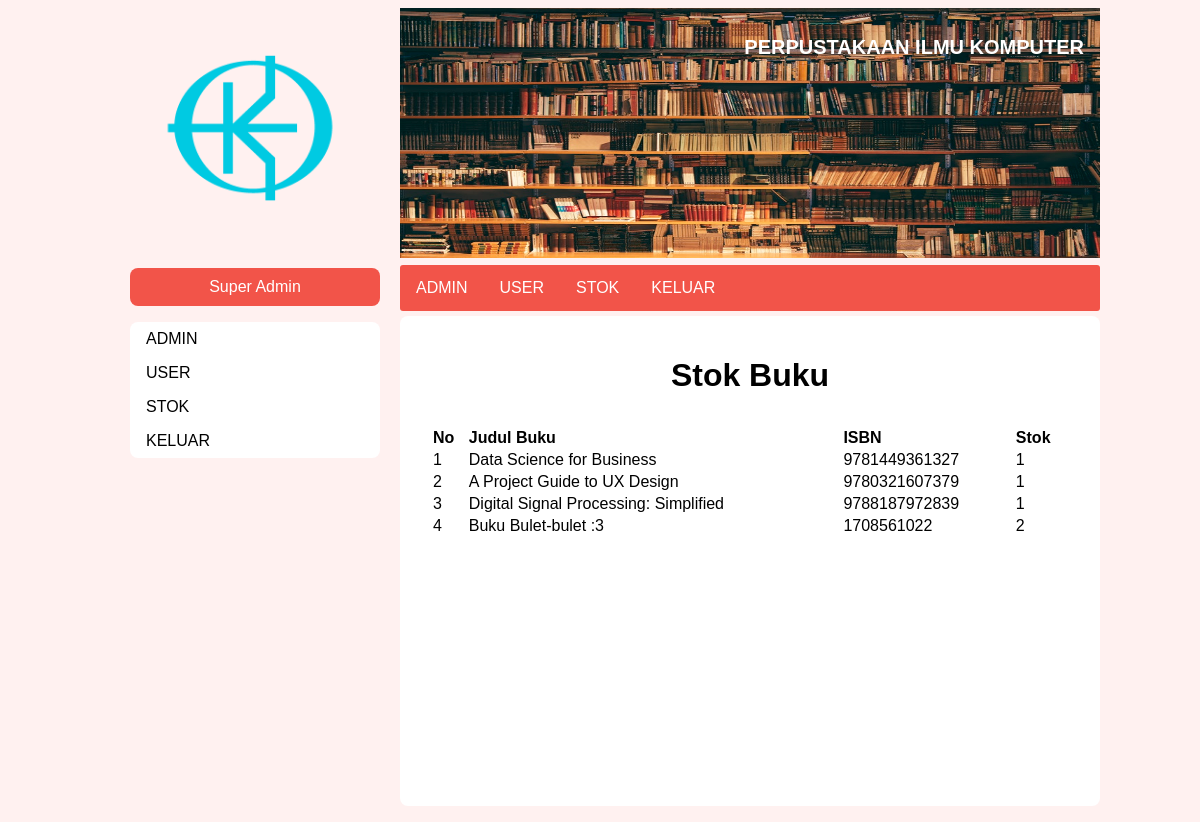
/stok.php (signed in), run on the app's committed database.
### tables this page shows
CREATE TABLE `buku` (
  `id_buku` int(11) NOT NULL,
  `judul` varchar(100) NOT NULL,
  `tahun` int(11) NOT NULL,
  `penulis` varchar(100) NOT NULL,
  `ISBN` varchar(13) NOT NULL,
  `pic` varchar(100) NOT NULL,
  `kategori` varchar(32) NOT NULL,
  `rak` int(11) NOT NULL,
  `stok` int(11) NOT NULL
);

### db-con.php (called while the page is built, shortened)
<?php
class database{
	var $host = "localhost:3306";
	var $username = "root";
	var $password = "";
	var $database = "perpustakaan";
	function __construct(){
		$this->koneksi = mysqli_connect($this->host, $this->username, $this->password,$this->database);
	}
}
?>

### stok.php (the view, shortened to what this page needs)
<!DOCTYPE html>
<html lang="en">
<head>
    <?php include "style.php"; ?>
    <link rel="stylesheet" href="css/kontak.css">
</head>
<?php
$query = "SELECT * FROM buku;"
?>
<body>
    <div id="main-content">
        <?php include 'header-sidebar.php';?>
        <div id="isi">
                <h1 style="text-align: center;">Stok Buku</h1>
                <table style="text-align: left;padding:10px;width:100%;">
                    <tr>
                        <th>No</th>
                        <th>Judul Buku</th>
                        <th>ISBN</th>
                        <th>Stok</th>
                    </tr>
                    <?php
                    $count = 1;
                    include_once("db-con.php");
                    $database = new database();
                    $result = mysqli_query($database->koneksi,$query);
                    while($pj = mysqli_fetch_assoc($result)){
                        echo "<tr>
                                <td>$count</td>
                                <td>".$pj['judul']."</td>
                                <td>".$pj['ISBN']."</td>
                                <td>".$pj['stok']."</td>
                            </tr>";
                            $count++;
                    }
                    ?>
                </table>
        </div>
    </div>
</body>
</html>

### style.php (shortened to what this page needs)
<?php
if(!isset($_SESSION['role']))
{
    echo  "<link rel=\"stylesheet\" href=\"css/user.css\">";
}
else
    if($_SESSION['role'] == "suadmin")
        echo  "<link rel=\"stylesheet\" href=\"css/admin.css\">";
    else
        echo  "<link rel=\"stylesheet\" href=\"css/user.css\">";
?>

### header-sidebar.php (shortened to what this page needs)
<div id="atas">
    <img src="gambar/perpustakaan.jpg" alt="" style="height: 250px; width: 700px;">
    <p style="color: white; font-weight: bolder;">PERPUSTAKAAN ILMU KOMPUTER</p>
</div>
<div id="sidebar">
    <img src="gambar/himakom.png" alt="" style="height: auto; width: 240px;">
    <div class="populer">
        <p><?php
        if(isset($_SESSION['is_login'])){
            if($_SESSION['role']=="user")
                echo $_SESSION['nama'];
            elseif($_SESSION['role']=="admin")
                echo $_SESSION['nama'];
            elseif($_SESSION['role']=="suadmin")
                echo "Super Admin";
        }
        else{
            echo "Selamat Datang!";
        }
        ?></p>
    </div>
    <ul>
    <?php
        if(isset($_SESSION['is_login'])){
            if($_SESSION['role'] == "user"){
                echo "<li><a href=\"index.php\">HOME</a></li>
                <li><a href=\"galeri.php\">GALERI</a></li>
                <li><a href=\"tentang.php\">TENTANG</a></li>
                <li><a href=\"kontak.php\">PROFIL</a></li>
                <li><a href=\"peminjaman-user.php\">AKTIVITAS</a></li>
                <li><a href=\"logout.php\">KELUAR</a></li>";
            }
            elseif($_SESSION['role'] == "admin"){
                echo "<li><a href=\"book-management.php\">MANAJEMEN BUKU</a></li>
                <li><a href=\"category.php\">KATEGORI</a></li>
                <li><a href=\"peminjaman-admin.php\">PEMINJAMAN</a></li>
                <li><a href=\"logout.php\">KELUAR</a></li>";
            }
            elseif($_SESSION['role'] == "suadmin"){
                echo "<li><a href=\"admin.php\">ADMIN</a></li>
                <li><a href=\"user.php\">USER</a></li>
                <li><a href=\"stok.php\">STOK</a></li>
                <li><a href=\"logout.php\">KELUAR</a></li>";
            }
        }
        ?>
    </ul>
</div>
<div id="menu">
    <ul>
    <?php
        if(isset($_SESSION['is_login'])){
            if($_SESSION['role'] == "user"){
                echo "<li><a href=\"index.php\">HOME</a></li>
                <li><a href=\"galeri.php\">GALERI</a></li>
                <li><a href=\"tentang.php\">TENTANG</a></li>
                <li><a href=\"kontak.php\">PROFIL</a></li>
                <li><a href=\"peminjaman-user.php\">AKTIVITAS</a></li>
                <li><a href=\"logout.php\">KELUAR</a></li>";
            }
            elseif($_SESSION['role'] == "admin"){
                echo "<li><a href=\"book-management.php\">MANAJEMEN BUKU</a></li>
                <li><a href=\"category.php\">KATEGORI</a></li>
                <li><a href=\"peminjaman-admin.php\">PEMINJAMAN</a></li>
                <li><a href=\"logout.php\">KELUAR</a></li>";
            }
            elseif($_SESSION['role'] == "suadmin"){
                echo "<li><a href=\"admin.php\">ADMIN</a></li>
                <li><a href=\"user.php\">USER</a></li>
                <li><a href=\"stok.php\">STOK</a></li>
                <li><a href=\"logout.php\">KELUAR</a></li>";
            }
        }
        ?>
    </ul>
</div>

### css/admin.css (style rules this page uses)
body { background-color: #fff1f0; }
#menu ul { background-color: #f25449; }
.populer { background-color: #f25449; }

### css/kontak.css (style rules this page uses)
* { font-family: sans-serif; }
#main-content { margin: 0 auto; width: 1000px; height: auto; }
#atas { width: 700px; height: 250px; float: right; position: relative; }
#atas p { position: absolute; color: white; font-size: 20px; top: 8px; right: 16px; }
#sidebar { float: left; width: 300px; height:auto; }
#sidebar img { width: 300px; margin-left: 30px; }
#menu { margin-top: 7px; width: 700px; height:43px; float: right; }
#menu ul { border-radius: 3px; list-style-type: none; margin: 0; padding: 0; overflow: hidden; }
#menu li { float: left; }
#menu li a { display: block; color: white; text-align: center; padding: 14px 16px; text-decoration: none; }
#isi { margin-top: 8px; margin-bottom: 8px; padding: 20px; width: 660px; height: 450px; float: right; background: white; border-radius: 8px; }
.populer p { color: white; padding: 10px; text-align: center; }
#sidebar ul { border-radius: 8px; list-style-type: none; margin: 0; padding: 0; width: 250px; background-color: white; margin-left: 30px; }
#sidebar li a { display: block; color: #000; padding: 8px 16px; text-decoration: none; }
.populer { width: 250px; margin-left: 30px; border-radius: 8px; }

### data on the page
buku: judul "Data Science for Business", ISBN "9781449361327", stok "1"
buku: judul "A Project Guide to UX Design", ISBN "9780321607379", stok "1"
buku: judul "Digital Signal Processing: Simplified", ISBN "9788187972839", stok "1"
buku: judul "Buku Bulet-bulet :3", ISBN "1708561022", stok "2"
